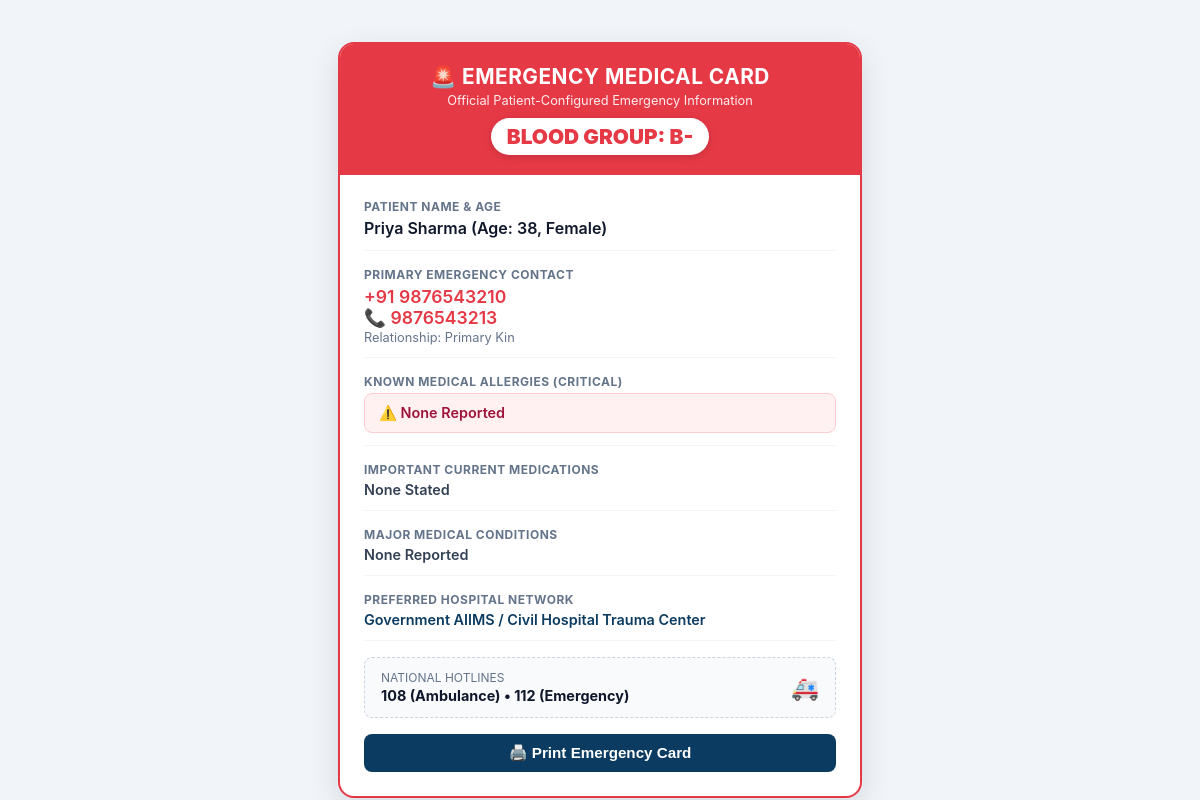
Screenshot of /emergency-card/6/ with the database file from the repository.
### core/models.py (models this page shows, shortened)
class User(AbstractUser):
    ROLE_CHOICES = (
        ('PATIENT', 'Patient'),
        ('DOCTOR', 'Doctor'),
        ('HOSPITAL', 'Hospital Admin'),
        ('ADMIN', 'Government Health Officer / National Admin'),
    )
    phone = models.CharField(max_length=15, unique=True, db_index=True)
    role = models.CharField(max_length=10, choices=ROLE_CHOICES, default='PATIENT')
    full_name = models.CharField(max_length=150, blank=True)
    aadhaar_number = models.CharField(max_length=12, blank=True, null=True, unique=True)
    is_aadhaar_verified = models.BooleanField(default=False)
    abha_id = models.CharField(max_length=20, blank=True, null=True, unique=True)
    gender = models.CharField(max_length=10, choices=(('Male', 'Male'), ('Female', 'Female'), ('Other', 'Other')), blank=True, default='Male')
    age = models.IntegerField(null=True, blank=True, default=32)
    blood_group = models.CharField(max_length=5, blank=True, default='B+')
    city = models.CharField(max_length=100, blank=True, default='New Delhi')
    state = models.CharField(max_length=100, blank=True, default='Delhi')
    address = models.TextField(blank=True, default='Sector 4, RK Puram')
    emergency_contact = models.CharField(max_length=15, blank=True, default='+91 9876543210')
    preferred_language = models.CharField(max_length=20, default='English')
    profile_photo_url = models.CharField(max_length=255, blank=True, default='/static/images/default_avatar.svg')
    USERNAME_FIELD = 'phone'
    REQUIRED_FIELDS = ['full_name']
    objects = CustomUserManager()
    def get_display_name(self):
        return self.full_name or self.phone or 'Citizen'

### patients/views.py (the view)
# urls.py: path('emergency-card/<str:patient_identifier>/', views.view_emergency_card, name='view_emergency_card'),
def view_emergency_card(request, patient_identifier):
    patient = None
    if str(patient_identifier).isdigit():
        if len(str(patient_identifier)) <= 6:
            patient = User.objects.filter(id=int(patient_identifier)).first()
        if not patient:
            patient = User.objects.filter(phone=str(patient_identifier)).first()
        if not patient:
            patient = User.objects.filter(aadhaar_number=str(patient_identifier)).first()
    if not patient:
        patient = get_object_or_404(User, phone=patient_identifier)
    profile = getattr(patient, 'emergency_profile', None)
    record_audit_log(request, None, 'EMERGENCY_RESPONDER', 'SYSTEM_SECURITY', 'EmergencyProfile', str(patient.id), 'SUCCESS', f'Quick Emergency Card viewed for patient {patient.get_display_name()}')
    return render(request, 'dashboard/emergency_card.html', {
        'patient': patient,
        'profile': profile,
    })

### core/audit_utils.py (called while the page is built)
def get_client_ip(request):
    if not request:
        return '127.0.0.1'
    x_forwarded_for = request.META.get('HTTP_X_FORWARDED_FOR')
    if x_forwarded_for:
        ip = x_forwarded_for.split(',')[0].strip()
    else:
        ip = request.META.get('REMOTE_ADDR', '127.0.0.1')
    return ip or '127.0.0.1'

### templates/dashboard/emergency_card.html (shortened to what this page needs)
<!DOCTYPE html>
<html lang="en">
<head>
</head>
<body>
  <div class="card-container">
    <div class="header">
      <h1>🚨 EMERGENCY MEDICAL CARD</h1>
      <p>Official Patient-Configured Emergency Information</p>
      <div class="blood-badge">BLOOD GROUP: {{ profile.blood_group|default:patient.blood_group|default:"B+" }}</div>
    </div>
    <div class="body">
      <div class="section">
        <div class="label">Patient Name & Age</div>
        <div class="value">{{ patient.get_display_name }} (Age: {{ patient.age|default:"32" }}, {{ patient.gender|default:"Male" }})</div>
      </div>
      <div class="section">
        <div class="label">Primary Emergency Contact</div>
        <div class="value" style="color: #e63946; font-size: 1.1rem;">
          {{ profile.contact_name|default:patient.emergency_contact|default:"Family Contact" }}
          <br>
          <a href="tel:{{ profile.phone_number|default:patient.phone }}" style="color: #e63946; text-decoration: none;">📞 {{ profile.phone_number|default:patient.phone }}</a>
        </div>
        <div style="font-size: 0.8rem; color: #64748b; margin-top: 2px;">Relationship: {{ profile.relationship|default:"Primary Kin" }}</div>
      </div>
      <div class="section">
        <div class="label">Known Medical Allergies (Critical)</div>
        <div class="alert-box">
          ⚠️ {{ profile.known_allergies|default:"None Reported" }}
        </div>
      </div>
      <div class="section">
        <div class="label">Important Current Medications</div>
        <div class="value" style="font-size: 0.9rem; color: #334155;">
          {{ profile.important_current_meds|default:"None Stated" }}
        </div>
      </div>
      <div class="section">
        <div class="label">Major Medical Conditions</div>
        <div class="value" style="font-size: 0.9rem; color: #334155;">
          {{ profile.major_medical_conditions|default:"None Reported" }}
        </div>
      </div>
      <div class="section">
        <div class="label">Preferred Hospital Network</div>
        <div class="value" style="font-size: 0.9rem; color: #0b3b60;">
          {{ profile.preferred_hospital|default:"Government AIIMS / Civil Hospital Trauma Center" }}
        </div>
      </div>
      <div class="hotlines">
        <div>
          <div style="font-size: 0.75rem; color: #64748b; text-transform: uppercase;">National Hotlines</div>
          <strong style="color: #0f172a; font-size: 0.9rem;">108 (Ambulance) • 112 (Emergency)</strong>
        </div>
        <div style="font-size: 1.4rem;">🚑</div>
      </div>
      <button onclick="window.print()" class="print-btn">🖨️ Print Emergency Card</button>
    </div>
  </div>
</body>
</html>

### templates/dashboard/emergency_card.html (style rules this page uses)
body { font-family: 'Inter', -apple-system, BlinkMacSystemFont, 'Segoe UI', Roboto, sans-serif; background: #f1f5f9; margin: 0; padding: 20px; display: flex; justify-content: center; align-items: center; min-height: 100vh; }
.card-container { background: #fff; max-width: 520px; width: 100%; border-radius: 16px; overflow: hidden; box-shadow: 0 10px 30px rgba(0,0,0,0.12); border: 2px solid #e63946; }
.header { background: #e63946; color: #fff; padding: 20px; text-align: center; }
.header h1 { margin: 0; font-size: 1.3rem; letter-spacing: 0.5px; display: flex; align-items: center; justify-content: center; gap: 8px; }
.header p { margin: 4px 0 0 0; font-size: 0.8rem; opacity: 0.9; }
.blood-badge { background: #fff; color: #e63946; padding: 6px 16px; border-radius: 20px; font-size: 1.3rem; font-weight: 900; display: inline-block; margin-top: 10px; box-shadow: 0 2px 8px rgba(0,0,0,0.15); }
.body { padding: 24px; }
.section { margin-bottom: 16px; border-bottom: 1px solid #f1f5f9; padding-bottom: 12px; }
.label { font-size: 0.75rem; text-transform: uppercase; letter-spacing: 0.5px; color: #64748b; font-weight: 700; margin-bottom: 4px; }
.value { font-size: 1rem; color: #0f172a; font-weight: 600; }
.alert-box { background: #fff1f2; border: 1px solid #fecdd3; border-radius: 8px; padding: 10px 14px; color: #9f1239; font-weight: 600; font-size: 0.9rem; }
.hotlines { background: #f8fafc; border-radius: 8px; padding: 12px 16px; display: flex; justify-content: space-between; align-items: center; margin-top: 16px; border: 1px dashed #cbd5e1; }
.print-btn { background: #0b3b60; color: #fff; border: none; padding: 10px 20px; border-radius: 8px; font-weight: 600; cursor: pointer; width: 100%; margin-top: 16px; font-size: 0.95rem; }

### rows the page displays
User: blood_group "B-", get_display_name "Priya Sharma", age "38", gender "Female", contact_name "+91 9876543210", phone_number "9876543213"

### other values shown
{{ profile.relationship|default:"Primary Kin" }} "Primary Kin"
{{ profile.known_allergies|default:"None Reported" }} "None Reported"
{{ profile.important_current_meds|default:"None Stated" }} "None Stated"
{{ profile.major_medical_conditions|default:"None Reported" }} "None Reported"
